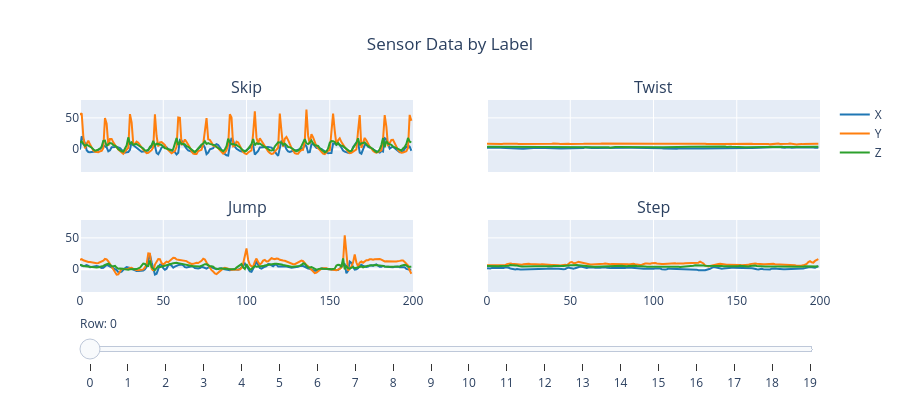

The cell this chart's notebook holds for it:
### Markdown cell above
Para un analisis más detallado, se ha creado este gráfico con plotly. Mediante un slider, se puede visualizar una muestra de cada clase (Skip, Twist, Jump, Step) y sus correspondientes datos de sensores. La función `make_plotly_graph` en `utils.py` se encarga de generar este gráfico interactivo (escrito en fichero aparte para mantener el notebook limpio).

### Code cell
from utils import make_plotly_graph

df_20 = data.groupby(data["META"]["LABEL"]).head(20)
make_plotly_graph(df_20, height=400, width=900)

### Figure 1 — Plotly figure (JSON) as saved in the notebook; plotly's stock layout.template omitted (floating-point values rounded to 4 significant figures; data arrays with more than 128 entries replaced by an {"elided": "..."} marker saying what was removed)
{"data": [{"line": {"color": "#1f77b4"}, "mode": "lines", "name": "X", "showlegend": true, "type": "scatter", "xaxis": "x", "y": {"elided": "200 float values"}, "yaxis": "y"}, {"line": {"color": "#ff7f0e"}, "mode": "lines", "name": "Y", "showlegend": true, "type": "scatter", "xaxis": "x", "y": {"elided": "200 float values"}, "yaxis": "y"}, {"line": {"color": "#2ca02c"}, "mode": "lines", "name": "Z", "showlegend": true, "type": "scatter", "xaxis": "x", "y": {"elided": "200 float values"}, "yaxis": "y"}, {"line": {"color": "#1f77b4"}, "mode": "lines", "name": "X", "showlegend": false, "type": "scatter", "xaxis": "x2", "y": {"elided": "200 float values"}, "yaxis": "y2"}, {"line": {"color": "#ff7f0e"}, "mode": "lines", "name": "Y", "showlegend": false, "type": "scatter", "xaxis": "x2", "y": {"elided": "200 float values"}, "yaxis": "y2"}, {"line": {"color": "#2ca02c"}, "mode": "lines", "name": "Z", "showlegend": false, "type": "scatter", "xaxis": "x2", "y": {"elided": "200 float values"}, "yaxis": "y2"}, {"line": {"color": "#1f77b4"}, "mode": "lines", "name": "X", "showlegend": false, "type": "scatter", "xaxis": "x3", "y": {"elided": "200 float values"}, "yaxis": "y3"}, {"line": {"color": "#ff7f0e"}, "mode": "lines", "name": "Y", "showlegend": false, "type": "scatter", "xaxis": "x3", "y": {"elided": "200 float values"}, "yaxis": "y3"}, {"line": {"color": "#2ca02c"}, "mode": "lines", "name": "Z", "showlegend": false, "type": "scatter", "xaxis": "x3", "y": {"elided": "200 float values"}, "yaxis": "y3"}, {"line": {"color": "#1f77b4"}, "mode": "lines", "name": "X", "showlegend": false, "type": "scatter", "xaxis": "x4", "y": {"elided": "200 float values"}, "yaxis": "y4"}, {"line": {"color": "#ff7f0e"}, "mode": "lines", "name": "Y", "showlegend": false, "type": "scatter", "xaxis": "x4", "y": {"elided": "200 float values"}, "yaxis": "y4"}, {"line": {"color": "#2ca02c"}, "mode": "lines", "name": "Z", "showlegend": false, "type": "scatter", "xaxis": "x4", "y": {"elided": "200 float values"}, "yaxis": "y4"}], "layout": {"annotations": [{"font": {"size": 16}, "showarrow": false, "text": "Skip", "x": 0.225, "xanchor": "center", "xref": "paper", "y": 1, "yanchor": "bottom", "yref": "paper"}, {"font": {"size": 16}, "showarrow": false, "text": "Twist", "x": 0.775, "xanchor": "center", "xref": "paper", "y": 1, "yanchor": "bottom", "yref": "paper"}, {"font": {"size": 16}, "showarrow": false, "text": "Jump", "x": 0.225, "xanchor": "center", "xref": "paper", "y": 0.375, "yanchor": "bottom", "yref": "paper"}, {"font": {"size": 16}, "showarrow": false, "text": "Step", "x": 0.775, "xanchor": "center", "xref": "paper", "y": 0.375, "yanchor": "bottom", "yref": "paper"}], "height": 400, "sliders": [{"currentvalue": {"prefix": "Row: "}, "steps": [{"args": [["0"], {"frame": {"duration": 0, "redraw": true}, "mode": "immediate"}], "label": "0", "method": "animate"}, {"args": [["1"], {"frame": {"duration": 0, "redraw": true}, "mode": "immediate"}], "label": "1", "method": "animate"}, {"args": [["2"], {"frame": {"duration": 0, "redraw": true}, "mode": "immediate"}], "label": "2", "method": "animate"}, {"args": [["3"], {"frame": {"duration": 0, "redraw": true}, "mode": "immediate"}], "label": "3", "method": "animate"}, {"args": [["4"], {"frame": {"duration": 0, "redraw": true}, "mode": "immediate"}], "label": "4", "method": "animate"}, {"args": [["5"], {"frame": {"duration": 0, "redraw": true}, "mode": "immediate"}], "label": "5", "method": "animate"}, {"args": [["6"], {"frame": {"duration": 0, "redraw": true}, "mode": "immediate"}], "label": "6", "method": "animate"}, {"args": [["7"], {"frame": {"duration": 0, "redraw": true}, "mode": "immediate"}], "label": "7", "method": "animate"}, {"args": [["8"], {"frame": {"duration": 0, "redraw": true}, "mode": "immediate"}], "label": "8", "method": "animate"}, {"args": [["9"], {"frame": {"duration": 0, "redraw": true}, "mode": "immediate"}], "label": "9", "method": "animate"}, {"args": [["10"], {"frame": {"duration": 0, "redraw": true}, "mode": "immediate"}], "label": "10", "method": "animate"}, {"args": [["11"], {"frame": {"duration": 0, "redraw": true}, "mode": "immediate"}], "label": "11", "method": "animate"}, {"args": [["12"], {"frame": {"duration": 0, "redraw": true}, "mode": "immediate"}], "label": "12", "method": "animate"}, {"args": [["13"], {"frame": {"duration": 0, "redraw": true}, "mode": "immediate"}], "label": "13", "method": "animate"}, {"args": [["14"], {"frame": {"duration": 0, "redraw": true}, "mode": "immediate"}], "label": "14", "method": "animate"}, {"args": [["15"], {"frame": {"duration": 0, "redraw": true}, "mode": "immediate"}], "label": "15", "method": "animate"}, {"args": [["16"], {"frame": {"duration": 0, "redraw": true}, "mode": "immediate"}], "label": "16", "method": "animate"}, {"args": [["17"], {"frame": {"duration": 0, "redraw": true}, "mode": "immediate"}], "label": "17", "method": "animate"}, {"args": [["18"], {"frame": {"duration": 0, "redraw": true}, "mode": "immediate"}], "label": "18", "method": "animate"}, {"args": [["19"], {"frame": {"duration": 0, "redraw": true}, "mode": "immediate"}], "label": "19", "method": "animate"}]}], "title": {"text": "Sensor Data by Label", "x": 0.5}, "width": 900, "xaxis": {"anchor": "y", "domain": [0, 0.45], "matches": "x3", "range": [0, 200], "showticklabels": false}, "xaxis2": {"anchor": "y2", "domain": [0.55, 1], "matches": "x4", "range": [0, 200], "showticklabels": false}, "xaxis3": {"anchor": "y3", "domain": [0, 0.45], "range": [0, 200]}, "xaxis4": {"anchor": "y4", "domain": [0.55, 1], "range": [0, 200]}, "yaxis": {"anchor": "x", "domain": [0.625, 1], "range": [-36.13, 78.43]}, "yaxis2": {"anchor": "x2", "domain": [0.625, 1], "matches": "y", "range": [-36.13, 78.43], "showticklabels": false}, "yaxis3": {"anchor": "x3", "domain": [0, 0.375], "range": [-36.13, 78.43]}, "yaxis4": {"anchor": "x4", "domain": [0, 0.375], "matches": "y3", "range": [-36.13, 78.43], "showticklabels": false}}}
